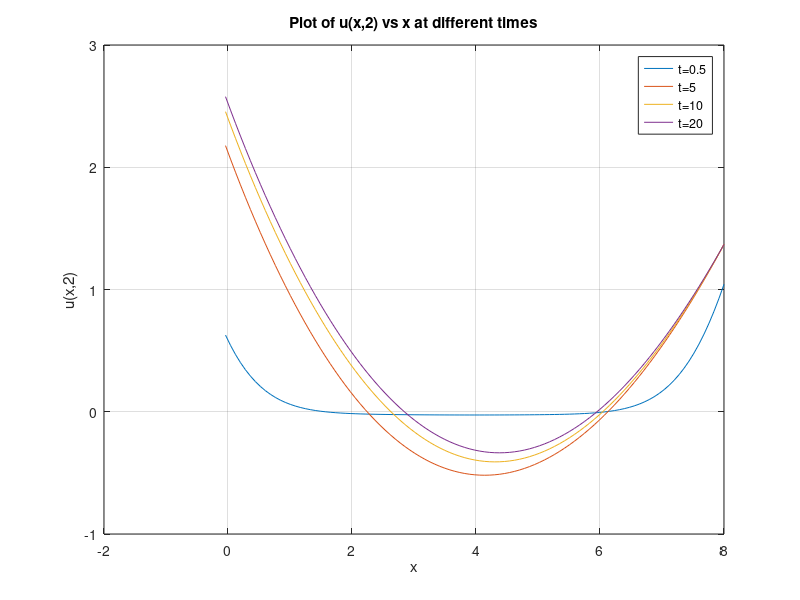
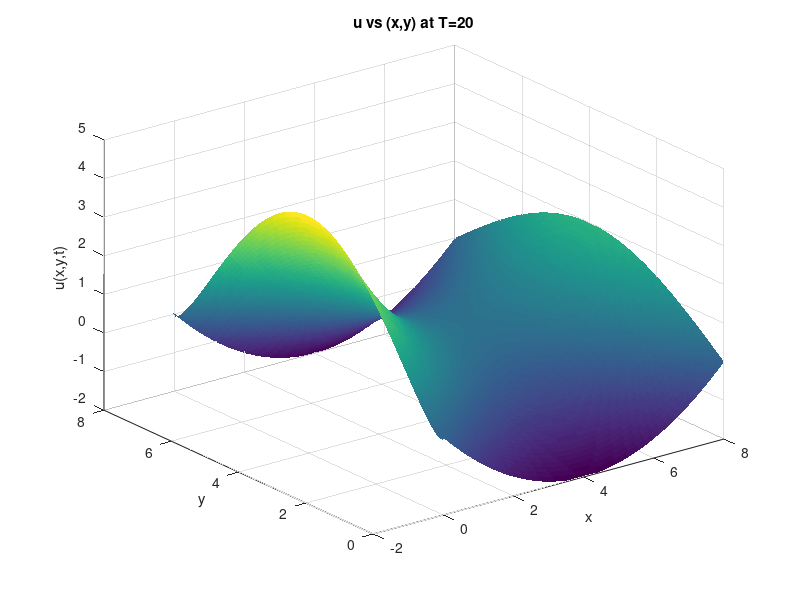

Write MATLAB code to recreate these figures, in order.
clc; clear; close all;

Lx = 8; Ly = 8;

f = @(x,y) 0.*x.*y;
gl = @(y,t) -2*sin(pi.*y./8).*tanh(2.*t);
gr = @(y,t) 2*sin(pi.*y./8).*tanh(2.*t);
gb = @(x,t) -1*x.*(1-x./8).*tanh(2.*t);
gt = @(x,t) -1*x.*(1-x./8).*tanh(2.*t);

dt = 1.25*10^(-3);
time_save = [0.5,5,10,20];
NX = 100;
NY = 100;
dx = Lx/(NX-0.5); 
dy = Ly/NY;
X = ((0:NX)-0.5)*dx;
[x2D,y2D] = meshgrid((0:NX)*dx,(0:NY)*dy);
u2D = f(x2D,y2D);
u2DLast = f(x2D,y2D);
current_time = 0;
u2D(:,NX+1) = gr((0:NY)*dy,current_time);
u2D(1,:) = gb(X,current_time);
u2D(NY+1,:) = gt(X,current_time);

NT = size(time_save,2);
u_save = zeros(NY+1,NX+1,NT+1);
TSave = zeros(1,NT+1);
u_save(:,:,1) = u2D;
save_counter = 1;
n_save = round(time_save/dt);

for n = 1:n_save(end)
    
    u2D(2:NY,2:NX) = u2D(2:NY,2:NX)+...
        (dt/dx^2)*(u2D(2:NY,3:NX+1)-2*u2D(2:NY,2:NX)+u2D(2:NY,1:NX-1))...
       +(dt/dy^2)*(u2D(3:NY+1,2:NX)-2*u2D(2:NY,2:NX)+u2D(1:NY-1,2:NX));
    
   current_time = n*dt;
    u2D(1,:) = gb(X,current_time);
    u2D(:,1) = u2D(:,2) - dx*gl((0:NY)*dy,current_time)';
    u2D(:,NX+1) = gr((0:NY)*dy,current_time);
    u2D(NY+1,:) = gt(X,current_time);
    
    if n==n_save(save_counter)
        u_save(:,:,save_counter+1) = u2D;
        TSave(save_counter+1) = current_time;
        save_counter = save_counter+1;
    end

end
X = ((0:NX)-0.5)*dx;
Y = (0:NY)*dy;
figure(1)
grid on; hold on; box on;

plot(X,u_save(2/dy,:,2))
plot(X,u_save(2/dy,:,3))
plot(X,u_save(2/dy,:,4))
plot(X,u_save(2/dy,:,5))
legend('t=0.5','t=5','t=10','t=20')
title('Plot of u(x,2) vs x at different times')
xlabel('x')
ylabel('u(x,2)')

figure(2)
surf(X,Y,u_save(:,:,5),'edgecolor','none')
title('u vs (x,y) at T=20')
xlabel('x')
ylabel('y')
zlabel('u(x,y,t)')



